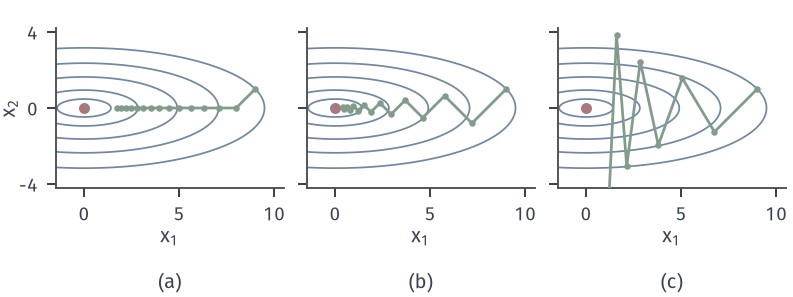

Write the Python code that produced this figure.
from pathlib import Path
import sys
ROOT = next(p for p in Path(__file__).resolve().parents if (p/'build.sh').is_file() and (p/'tex/book.tex').is_file())
sys.path.insert(0, str(ROOT/'figures/00-shared/mathematical-preliminaries-upper/00-shared/comprehension-figures'))
from support import figure, save, BLUE, GREEN, YELLOW, RED, PURPLE, INK, MUTED, GRID, BLUE_FILL, GREEN_FILL, YELLOW_FILL, RED_FILL, PURPLE_FILL
import numpy as np
HERE = Path(__file__).resolve().parent
STROKE = '#4C4D4F'
def panel(fig, left, right, top, bottom, wspace=.25, hspace=.25):
    fig.set_layout_engine(None)
    fig.subplots_adjust(left=left, right=right, top=top, bottom=bottom, wspace=wspace, hspace=hspace)
def tags(fig, axes, y=.015):
    for ax, s in zip(axes, ('(a)', '(b)', '(c)', '(d)')):
        p = ax.get_position(); fig.text((p.x0+p.x1)/2, y, s, ha='center', va='bottom')
# 贯穿本章的例子：f(x)=(x1^2+9x2^2)/2，x0=(9,1)，L=9，mu=1。
H = np.diag([1., 9.])
def f2(X, Y): return .5*(X**2 + 9*Y**2)
def grad(x): return H@x
def fv(x): return .5*x@H@x
x0 = np.array([9., 1.])

fig, axes = figure(width_mm=112, height_mm=42, ncols=3)
panel(fig, .07, .99, .98, .29, .1)
X,Y = np.meshgrid(np.linspace(-1.5,10.5,600),np.linspace(-4.2,4.2,500))
for a,alpha in zip(axes,(1/9,1/5,1/4)):
    a.contour(X,Y,f2(X,Y),levels=[1,4,12,25,45],colors=[BLUE],linewidths=.7)
    P=[x0.copy()]
    for t in range(14 if alpha<.24 else 7): P.append(P[-1]-alpha*grad(P[-1]))
    P=np.array(P); a.plot(P[:,0],P[:,1],'-o',color=GREEN,lw=1.1,ms=2.6,mew=0,zorder=4,clip_on=True)
    a.plot(0,0,'o',ms=4.4,color=RED,mew=0,zorder=5)
    a.set_xlim(-1.5,10.5); a.set_ylim(-4.2,4.2); a.set_aspect('equal'); a.set_xticks([0,5,10]); a.set_yticks([-4,0,4]); a.set_xlabel('$x_1$',labelpad=1)
axes[0].set_ylabel('$x_2$',labelpad=0); axes[1].set_yticklabels([]); axes[2].set_yticklabels([])
tags(fig, axes)
save(fig, HERE, 'figure', {'alphas':[1/9,1/5,1/4],'x0':[9,1]})
